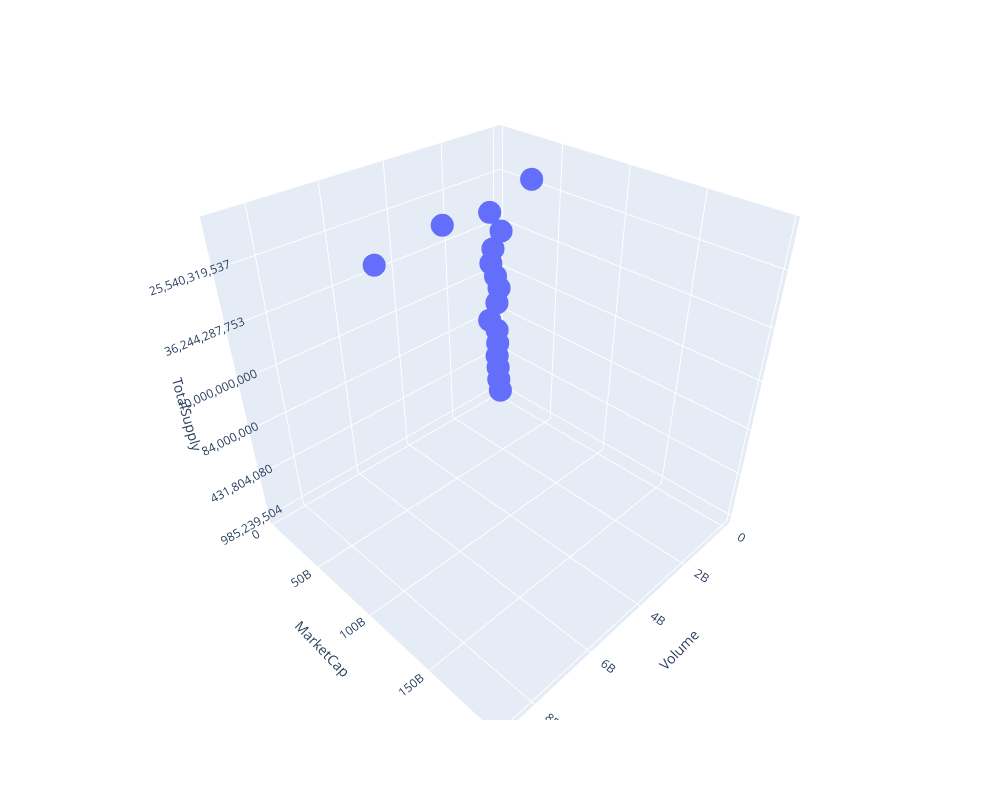

Notebook cell for this chart:
### Code cell
Dimensions = {
    'Volume': cluster['Volume'],
    'MarketCap': cluster['MarketCap'],
    'TotalSupply': cluster['TotalSupply']
}

Dimensions = pd.DataFrame(Dimensions)
# رسم نمودار سه بعدی
fig = px.scatter_3d(Dimensions, x='Volume', y='MarketCap', z='TotalSupply')
fig.update_layout(width=1000, height=800)

# نمایش نمودار
fig.show()

### Figure 1 — Plotly figure (JSON) as saved in the notebook; plotly's stock layout.template omitted (floating-point values rounded to 4 significant figures)
{"data": [{"hovertemplate": "Volume=%{x}<br>MarketCap=%{y}<br>TotalSupply=%{z}<extra></extra>", "legendgroup": "", "marker": {"color": "#636efa", "symbol": "circle"}, "mode": "markers", "name": "", "scene": "scene", "showlegend": false, "type": "scatter3d", "x": [1823000.0, 99190000.0, 141500000.0, 219706474, 217700000.0, 248000000.0, 591300000.0, 271900000.0, 203600000.0, 423300000.0, 633896302, 631100000.0, 364799566, 5084396129, 1349225371, 3665726400, 680800000.0, 8843689497], "y": [3586504072, 3992451215, 4237575489, 4901630273, 5513660644, 5606251419, 5729295460, 6018922345, 6659549868, 8053184610, 8349992848, 10342393982, 12109137813, 12132993575, 23581660945, 37317414284, 44599661514, 196082390477], "z": ["985,239,504", "1,000,000,000", "163,106", "431,804,080", "5,347,888,596", "589,589,040,239,380", "84,000,000", "88,996,805,683", "1,364,182,225", "10,000,000,000", "559,509,636", "141,339,436,384", "36,244,287,753", "2,213,836,281", "99,988,380,689", "25,540,319,537", "153,845,639", "120,249,203"]}], "layout": {"height": 800, "legend": {"tracegroupgap": 0}, "margin": {"t": 60}, "scene": {"domain": {"x": [0, 1], "y": [0, 1]}, "xaxis": {"title": {"text": "Volume"}}, "yaxis": {"title": {"text": "MarketCap"}}, "zaxis": {"title": {"text": "TotalSupply"}}}, "width": 1000}}
